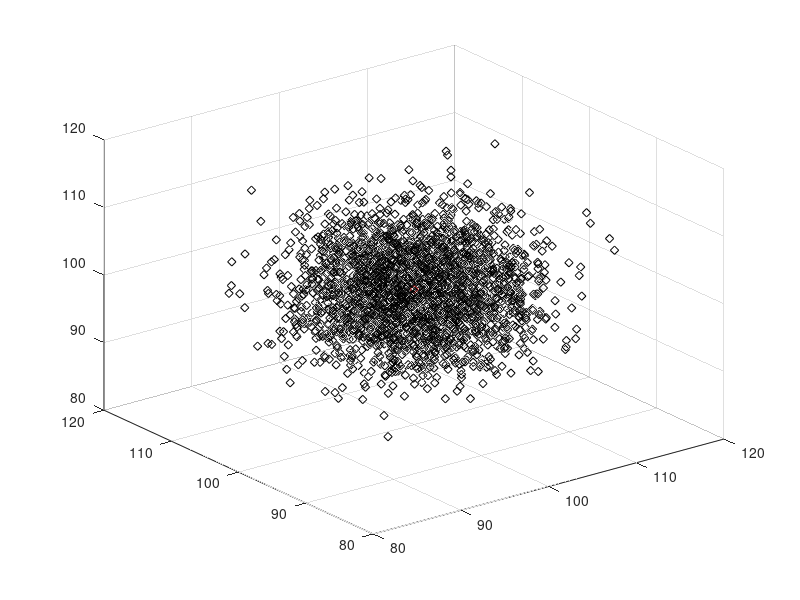

Source code (MATLAB):
% Plot a random particle cloud; this script does not test navigation.
% See docs/running.md and docs/measurement-model.md for usage and contracts.
True_P = [100, 100, 100]';
Particles = zeros(3,3000);

for i = 1:3000;
    Particles(:,i) = True_P + [5*randn;5*randn;5*randn];
end


plot3(True_P(1),True_P(2),True_P(3),'rd');hold on; grid on;
plot3(Particles(1,:),Particles(2,:),Particles(3,:),'kd'); hold off;
